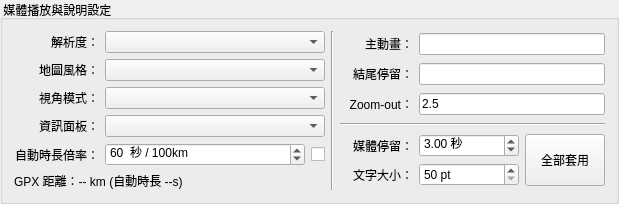
         <widget class="QGroupBox" name="top_group">
          <property name="sizePolicy">
           <sizepolicy hsizetype="Preferred" vsizetype="Preferred">
            <horstretch>0</horstretch>
            <verstretch>0</verstretch>
           </sizepolicy>
          </property>
          <property name="minimumSize">
           <size>
            <width>0</width>
            <height>0</height>
           </size>
          </property>
          <property name="title">
           <string> 媒體播放與說明設定 </string>
          </property>
          <layout class="QGridLayout" name="gridLayout_6">
           <item row="0" column="0">
            <layout class="QVBoxLayout" name="verticalLayout_25">
             <item>
              <layout class="QHBoxLayout" name="horizontalLayout_preview_res">
               <item>
                <widget class="QLabel" name="lbl_preview_resolution">
                 <property name="minimumSize">
                  <size>
                   <width>85</width>
                   <height>0</height>
                  </size>
                 </property>
                 <property name="toolTip">
                  <string>用途：選擇輸出影片的解析度尺寸與畫面比例（9:16, 16:9, 1:1 等）。</string>
                 </property>
                 <property name="text">
                  <string>解析度：</string>
                 </property>
                 <property name="alignment">
                  <set>Qt::AlignmentFlag::AlignRight|Qt::AlignmentFlag::AlignTrailing|Qt::AlignmentFlag::AlignVCenter</set>
                 </property>
                </widget>
               </item>
               <item>
                <widget class="QComboBox" name="combo_preview_resolution">
                 <property name="sizePolicy">
                  <sizepolicy hsizetype="Expanding" vsizetype="Fixed">
                   <horstretch>0</horstretch>
                   <verstretch>0</verstretch>
                  </sizepolicy>
                 </property>
                 <property name="minimumSize">
                  <size>
                   <width>220</width>
                   <height>0</height>
                  </size>
                 </property>
                 <property name="maximumSize">
                  <size>
                   <width>16777215</width>
                   <height>16777215</height>
                  </size>
                 </property>
                 <property name="toolTip">
                  <string>切換預覽的動畫長寬比例與解析度，即時檢視不同螢幕尺寸下的照片與文字排版</string>
                 </property>
                </widget>
               </item>
              </layout>
             </item>
             <item>
              <layout class="QHBoxLayout" name="horizontalLayout_preview_map_style">
               <item>
                <widget class="QLabel" name="lbl_preview_map_style">
                 <property name="minimumSize">
                  <size>
                   <width>85</width>
                   <height>0</height>
                  </size>
                 </property>
                 <property name="toolTip">
                  <string>用途：決定影片主畫面與結尾 overview 使用的底圖樣式。
建議：深色路線可用 DarkMatter，道路細節可用 Voyager，衛星圖資訊量最高。</string>
                 </property>
                 <property name="text">
                  <string>地圖風格：</string>
                 </property>
                 <property name="alignment">
                  <set>Qt::AlignmentFlag::AlignRight|Qt::AlignmentFlag::AlignTrailing|Qt::AlignmentFlag::AlignVCenter</set>
                 </property>
                </widget>
               </item>
               <item>
                <widget class="QComboBox" name="combo_preview_map_style">
                 <property name="sizePolicy">
                  <sizepolicy hsizetype="Expanding" vsizetype="Fixed">
                   <horstretch>0</horstretch>
                   <verstretch>0</verstretch>
                  </sizepolicy>
                 </property>
                 <property name="minimumSize">
                  <size>
                   <width>220</width>
                   <height>0</height>
                  </size>
                 </property>
                 <property name="maximumSize">
                  <size>
                   <width>16777215</width>
                   <height>16777215</height>
                  </size>
                 </property>
                 <property name="toolTip">
                  <string>用途：決定影片主畫面與結尾 overview 使用的底圖樣式。
建議：深色路線可用 DarkMatter，道路細節可用 Voyager，衛星圖資訊量最高。</string>
                 </property>
                </widget>
               </item>
              </layout>
             </item>
             <item>
              <layout class="QHBoxLayout" name="horizontalLayout_preview_camera">
               <item>
                <widget class="QLabel" name="lbl_preview_camera_mode">
                 <property name="minimumSize">
                  <size>
                   <width>85</width>
                   <height>0</height>
                  </size>
                 </property>
                 <property name="toolTip">
                  <string>用途：決定路線動畫的鏡頭視角朝向與 3D 地形透視。
• 正北朝上 (North-Up)
• 跟隨行進方向 (Heading-Up)
• 3D 真地形 (3D-Terrain)</string>
                 </property>
                 <property name="text">
                  <string>視角模式：</string>
                 </property>
                 <property name="alignment">
                  <set>Qt::AlignmentFlag::AlignRight|Qt::AlignmentFlag::AlignTrailing|Qt::AlignmentFlag::AlignVCenter</set>
                 </property>
                </widget>
               </item>
               <item>
                <widget class="QComboBox" name="combo_preview_camera_mode">
                 <property name="sizePolicy">
                  <sizepolicy hsizetype="Expanding" vsizetype="Fixed">
                   <horstretch>0</horstretch>
                   <verstretch>0</verstretch>
                  </sizepolicy>
                 </property>
                 <property name="minimumSize">
                  <size>
                   <width>220</width>
                   <height>0</height>
                  </size>
                 </property>
                 <property name="maximumSize">
                  <size>
                   <width>16777215</width>
                   <height>16777215</height>
                  </size>
                 </property>
                 <property name="toolTip">
                  <string>用途：決定路線動畫的鏡頭視角朝向與 3D 地形透視。
• 正北朝上 (North-Up)
• 跟隨行進方向 (Heading-Up)
• 3D 真地形 (3D-Terrain)</string>
                 </property>
                </widget>
               </item>
              </layout>
             </item>
             <item>
              <layout class="QHBoxLayout" name="horizontalLayout_panels_2">
               <item>
                <widget class="QLabel" name="lbl_panels_2">
                 <property name="minimumSize">
                  <size>
                   <width>85</width>
                   <height>0</height>
                  </size>
                 </property>
                 <property name="toolTip">
                  <string>用途：控制是否在動畫主畫面中顯示速度儀表、路線縮圖或海拔高度剖面圖。</string>
                 </property>
                 <property name="text">
                  <string>資訊面板：</string>
                 </property>
                 <property name="alignment">
                  <set>Qt::AlignmentFlag::AlignRight|Qt::AlignmentFlag::AlignTrailing|Qt::AlignmentFlag::AlignVCenter</set>
                 </property>
                </widget>
               </item>
               <item>
                <widget class="CheckableComboBox" name="combo_hud_panels">
                 <property name="sizePolicy">
                  <sizepolicy hsizetype="Expanding" vsizetype="Fixed">
                   <horstretch>0</horstretch>
                   <verstretch>0</verstretch>
                  </sizepolicy>
                 </property>
                 <property name="minimumSize">
                  <size>
                   <width>220</width>
                   <height>0</height>
                  </size>
                 </property>
                 <property name="maximumSize">
                  <size>
                   <width>16777215</width>
                   <height>16777215</height>
                  </size>
                 </property>
                 <property name="toolTip">
                  <string>點擊可複選或取消要在預覽畫面與輸出影片中顯示的資訊面板</string>
                 </property>
                </widget>
               </item>
              </layout>
             </item>
            </layout>
           </item>
           <item row="2" column="0">
            <widget class="QLabel" name="label_distance_info">
             <property name="toolTip">
              <string>用途：依 GPX 總距離自動計算主動畫長度，讓不同長度的騎乘路線保持相近節奏。</string>
             </property>
             <property name="text">
              <string>GPX 距離：-- km (自動時長 --s)</string>
             </property>
            </widget>
           </item>
           <item row="0" column="2" rowspan="3">
            <layout class="QVBoxLayout" name="verticalLayout">
             <item>
              <layout class="QHBoxLayout" name="horizontalLayout_23">
               <item>
                <widget class="QLabel" name="lbl_duration">
                 <property name="sizePolicy">
                  <sizepolicy hsizetype="Preferred" vsizetype="Fixed">
                   <horstretch>0</horstretch>
                   <verstretch>0</verstretch>
                  </sizepolicy>
                 </property>
                 <property name="minimumSize">
                  <size>
                   <width>73</width>
                   <height>0</height>
                  </size>
                 </property>
                 <property name="toolTip">
                  <string>用途：控制摩托車沿 GPX 路徑播放的主動畫長度（秒）。</string>
                 </property>
                 <property name="text">
                  <string>主動畫：</string>
                 </property>
                 <property name="alignment">
                  <set>Qt::AlignmentFlag::AlignRight|Qt::AlignmentFlag::AlignTrailing|Qt::AlignmentFlag::AlignVCenter</set>
                 </property>
                </widget>
               </item>
               <item>
                <widget class="QLineEdit" name="lineEdit_duration">
                 <property name="sizePolicy">
                  <sizepolicy hsizetype="Expanding" vsizetype="Fixed">
                   <horstretch>0</horstretch>
                   <verstretch>0</verstretch>
                  </sizepolicy>
                 </property>
                 <property name="minimumSize">
                  <size>
                   <width>0</width>
                   <height>0</height>
                  </size>
                 </property>
                 <property name="toolTip">
                  <string>用途：控制摩托車沿 GPX 路徑播放的主動畫長度（秒）。</string>
                 </property>
                 <property name="text">
                  <string/>
                 </property>
                </widget>
               </item>
              </layout>
             </item>
             <item>
              <layout class="QHBoxLayout" name="horizontalLayout_27">
               <item>
                <widget class="QLabel" name="lbl_end_hold">
                 <property name="minimumSize">
                  <size>
                   <width>73</width>
                   <height>0</height>
                  </size>
                 </property>
                 <property name="toolTip">
                  <string>用途：完整路徑與 RIDE STATS 出現後，畫面維持多久再結束影片（秒）。</string>
                 </property>
                 <property name="text">
                  <string>結尾停留：</string>
                 </property>
                 <property name="alignment">
                  <set>Qt::AlignmentFlag::AlignRight|Qt::AlignmentFlag::AlignTrailing|Qt::AlignmentFlag::AlignVCenter</set>
                 </property>
                </widget>
               </item>
               <item>
                <widget class="QLineEdit" name="lineEdit_end_hold">
                 <property name="sizePolicy">
                  <sizepolicy hsizetype="Expanding" vsizetype="Fixed">
                   <horstretch>0</horstretch>
                   <verstretch>0</verstretch>
                  </sizepolicy>
                 </property>
                 <property name="maximumSize">
                  <size>
                   <width>16777215</width>
                   <height>16777215</height>
                  </size>
                 </property>
                 <property name="toolTip">
                  <string>用途：完整路徑與 RIDE STATS 出現後，畫面維持多久再結束影片（秒）。</string>
                 </property>
                 <property name="inputMask">
                  <string/>
                 </property>
                 <property name="text">
                  <string/>
                 </property>
                </widget>
               </item>
              </layout>
             </item>
             <item>
              <layout class="QHBoxLayout" name="horizontalLayout_28">
               <item>
                <widget class="QLabel" name="lbl_zoomout">
                 <property name="minimumSize">
                  <size>
                   <width>73</width>
                   <height>0</height>
                  </size>
                 </property>
                 <property name="toolTip">
                  <string>用途：主動畫跑完後，鏡頭從局部視角拉遠到完整路線 overview 所花的時間（秒）。</string>
                 </property>
                 <property name="text">
                  <string>Zoom-out：</string>
                 </property>
                 <property name="alignment">
                  <set>Qt::AlignmentFlag::AlignRight|Qt::AlignmentFlag::AlignTrailing|Qt::AlignmentFlag::AlignVCenter</set>
                 </property>
                </widget>
               </item>
               <item>
                <widget class="QLineEdit" name="lineEdit_zoomout">
                 <property name="sizePolicy">
                  <sizepolicy hsizetype="Expanding" vsizetype="Fixed">
                   <horstretch>0</horstretch>
                   <verstretch>0</verstretch>
                  </sizepolicy>
                 </property>
                 <property name="maximumSize">
                  <size>
                   <width>16777215</width>
                   <height>16777215</height>
                  </size>
                 </property>
                 <property name="toolTip">
                  <string>用途：主動畫跑完後，鏡頭從局部視角拉遠到完整路線 overview 所花的時間（秒）。</string>
                 </property>
                 <property name="text">
                  <string>2.5</string>
                 </property>
                </widget>
               </item>
              </layout>
             </item>
             <item>
              <widget class="Line" name="line">
               <property name="orientation">
                <enum>Qt::Orientation::Horizontal</enum>
               </property>
              </widget>
             </item>
             <item>
              <layout class="QGridLayout" name="gridLayout_3">
               <item row="0" column="0">
                <layout class="QHBoxLayout" name="horizontalLayout_25">
                 <item>
                  <widget class="QLabel" name="lbl_photo_dur_title">
                   <property name="minimumSize">
                    <size>
                     <width>73</width>
                     <height>0</height>
                    </size>
                   </property>
                   <property name="text">
                    <string>媒體停留：</string>
                   </property>
                   <property name="alignment">
                    <set>Qt::AlignmentFlag::AlignRight|Qt::AlignmentFlag::AlignTrailing|Qt::AlignmentFlag::AlignVCenter</set>
                   </property>
                  </widget>
                 </item>
                 <item>
                  <widget class="QDoubleSpinBox" name="spin_photo_dur">
                   <property name="sizePolicy">
                    <sizepolicy hsizetype="Expanding" vsizetype="Fixed">
                     <horstretch>0</horstretch>
                     <verstretch>0</verstretch>
                    </sizepolicy>
                   </property>
                   <property name="minimumSize">
                    <size>
                     <width>100</width>
                     <height>0</height>
                    </size>
                   </property>
                   <property name="maximumSize">
                    <size>
                     <width>16777215</width>
                     <height>16777215</height>
                    </size>
                   </property>
                   <property name="suffix">
                    <string> 秒</string>
                   </property>
                   <property name="minimum">
                    <double>1.000000000000000</double>
                   </property>
                   <property name="maximum">
                    <double>30.000000000000000</double>
                   </property>
                   <property name="singleStep">
                    <double>0.500000000000000</double>
                   </property>
                   <property name="value">
                    <double>3.000000000000000</double>
                   </property>
                  </widget>
                 </item>
                </layout>
               </item>
               <item row="0" column="1" rowspan="2">
                <widget class="QPushButton" name="btn_reset_defaults">
                 <property name="sizePolicy">
                  <sizepolicy hsizetype="Preferred" vsizetype="Preferred">
                   <horstretch>0</horstretch>
                   <verstretch>0</verstretch>
                  </sizepolicy>
                 </property>
                 <property name="cursor">
                  <cursorShape>PointingHandCursor</cursorShape>
                 </property>
                 <property name="toolTip">
                  <string>將所有照片設為預設停留秒數與預設說明字級，所有影片還原為原始片長</string>
                 </property>
                 <property name="text">
                  <string>全部套用</string>
                 </property>
                </widget>
               </item>
               <item row="1" column="0">
                <layout class="QHBoxLayout" name="horizontalLayout_26">
                 <item>
                  <widget class="QLabel" name="lbl_caption_size_title">
                   <property name="minimumSize">
                    <size>
                     <width>73</width>
                     <height>0</height>
                    </size>
                   </property>
                   <property name="text">
                    <string>文字大小：</string>
                   </property>
                   <property name="alignment">
                    <set>Qt::AlignmentFlag::AlignRight|Qt::AlignmentFlag::AlignTrailing|Qt::AlignmentFlag::AlignVCenter</set>
                   </property>
                  </widget>
                 </item>
                 <item>
                  <widget class="QSpinBox" name="spin_default_caption_size">
                   <property name="sizePolicy">
                    <sizepolicy hsizetype="Expanding" vsizetype="Fixed">
                     <horstretch>0</horstretch>
                     <verstretch>0</verstretch>
                    </sizepolicy>
                   </property>
                   <property name="minimumSize">
                    <size>
                     <width>100</width>
                     <height>0</height>
                    </size>
                   </property>
                   <property name="maximumSize">
                    <size>
                     <width>16777215</width>
                     <height>16777215</height>
                    </size>
                   </property>
                   <property name="toolTip">
                    <string>設定說明文字之預設字級大小 (50~80 pt)</string>
                   </property>
                   <property name="suffix">
                    <string> pt</string>
                   </property>
                   <property name="minimum">
                    <number>50</number>
                   </property>
                   <property name="maximum">
                    <number>80</number>
                   </property>
                   <property name="singleStep">
                    <number>1</number>
                   </property>
                   <property name="value">
                    <number>50</number>
                   </property>
                  </widget>
                 </item>
                </layout>
               </item>
              </layout>
             </item>
            </layout>
           </item>
           <item row="1" column="0">
            <layout class="QHBoxLayout" name="horizontalLayout_22">
             <item>
              <layout class="QHBoxLayout" name="horizontalLayout_rate_2">
               <item>
                <widget class="QLabel" name="lbl_rate">
                 <property name="sizePolicy">
                  <sizepolicy hsizetype="Preferred" vsizetype="Preferred">
                   <horstretch>0</horstretch>
                   <verstretch>0</verstretch>
                  </sizepolicy>
                 </property>
                 <property name="minimumSize">
                  <size>
                   <width>85</width>
                   <height>0</height>
                  </size>
                 </property>
                 <property name="toolTip">
                  <string>用途：自動時長的節奏倍率。公式約為：距離 km ÷ 100 × 此數值（預設 60 秒/100km）。</string>
                 </property>
                 <property name="text">
                  <string>自動時長倍率：</string>
                 </property>
                 <property name="alignment">
                  <set>Qt::AlignmentFlag::AlignRight|Qt::AlignmentFlag::AlignTrailing|Qt::AlignmentFlag::AlignVCenter</set>
                 </property>
                </widget>
               </item>
               <item>
                <widget class="QSpinBox" name="spin_seconds_per_100km">
                 <property name="sizePolicy">
                  <sizepolicy hsizetype="Expanding" vsizetype="Fixed">
                   <horstretch>0</horstretch>
                   <verstretch>0</verstretch>
                  </sizepolicy>
                 </property>
                 <property name="minimumSize">
                  <size>
                   <width>0</width>
                   <height>0</height>
                  </size>
                 </property>
                 <property name="suffix">
                  <string>  秒 / 100km</string>
                 </property>
                 <property name="prefix">
                  <string/>
                 </property>
                 <property name="minimum">
                  <number>1</number>
                 </property>
                 <property name="maximum">
                  <number>9999</number>
                 </property>
                 <property name="value">
                  <number>60</number>
                 </property>
                </widget>
               </item>
               <item>
                <widget class="QCheckBox" name="chk_auto_duration">
                 <property name="sizePolicy">
                  <sizepolicy hsizetype="Fixed" vsizetype="Fixed">
                   <horstretch>0</horstretch>
                   <verstretch>0</verstretch>
                  </sizepolicy>
                 </property>
                 <property name="toolTip">
                  <string>用途：依 GPX 總距離自動計算主動畫長度，讓不同長度的騎乘路線保持相近節奏。</string>
                 </property>
                 <property name="text">
                  <string/>
                 </property>
                </widget>
               </item>
              </layout>
             </item>
            </layout>
           </item>
           <item row="0" column="1" rowspan="3">
            <widget class="Line" name="line_3">
             <property name="orientation">
              <enum>Qt::Orientation::Vertical</enum>
             </property>
            </widget>
           </item>
          </layout>
         </widget>
